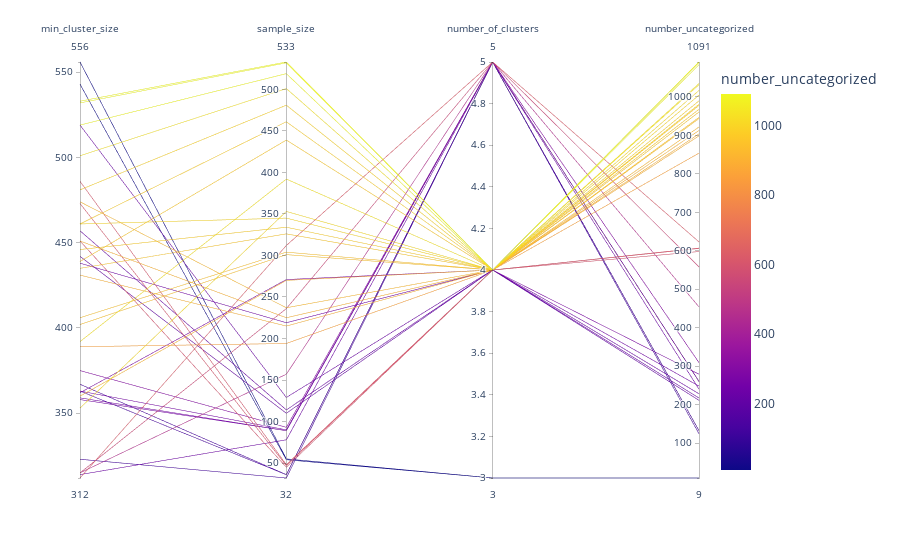

The cell this chart's notebook holds for it:
### Markdown cell above
TMT.visualizeSearch produces a plotly parallel coordinates graph. You can pass it TMT.ResultsDF to get a view of all the searches, or pass it the results from a particular search.

### Code cell
tmt.visualizeSearch(lastRunResultsDF).show()

### Figure 1 — Plotly figure (JSON) as saved in the notebook; plotly's stock layout.template omitted (floating-point values rounded to 4 significant figures)
{"data": [{"dimensions": [{"label": "min_cluster_size", "values": [451, 392, 446, 362, 315, 519, 457, 312, 473, 375, 543, 532, 486, 442, 474, 439, 451, 363, 315, 461, 353, 314, 406, 389, 461, 402, 323, 358, 533, 501, 435, 481, 438, 360, 359, 367, 556, 519, 363, 431]}, {"label": "sample_size", "values": [225, 392, 334, 271, 236, 519, 114, 312, 47, 93, 54, 532, 48, 110, 237, 439, 45, 90, 157, 461, 353, 78, 304, 194, 345, 301, 32, 89, 533, 501, 326, 481, 219, 270, 89, 36, 55, 129, 36, 215]}, {"label": "number_of_clusters", "values": [4, 4, 4, 4, 5, 4, 4, 5, 4, 5, 3, 4, 4, 4, 4, 4, 4, 5, 5, 4, 4, 5, 4, 4, 4, 4, 5, 5, 4, 4, 4, 4, 4, 4, 5, 5, 3, 4, 5, 4]}, {"label": "number_uncategorized", "values": [904, 1032, 981, 279, 558, 1084, 217, 623, 606, 309, 9, 1090, 607, 211, 922, 968, 598, 260, 454, 978, 1017, 240, 944, 854, 1005, 947, 124, 260, 1091, 1035, 961, 990, 248, 913, 260, 132, 9, 228, 132, 899]}], "domain": {"x": [0, 1], "y": [0, 1]}, "line": {"color": [904, 1032, 981, 279, 558, 1084, 217, 623, 606, 309, 9, 1090, 607, 211, 922, 968, 598, 260, 454, 978, 1017, 240, 944, 854, 1005, 947, 124, 260, 1091, 1035, 961, 990, 248, 913, 260, 132, 9, 228, 132, 899], "coloraxis": "coloraxis"}, "name": "", "type": "parcoords"}], "layout": {"autosize": true, "coloraxis": {"colorbar": {"title": {"text": "number_uncategorized"}}, "colorscale": [[0, "#0d0887"], [0.1111, "#46039f"], [0.2222, "#7201a8"], [0.3333, "#9c179e"], [0.4444, "#bd3786"], [0.5556, "#d8576b"], [0.6667, "#ed7953"], [0.7778, "#fb9f3a"], [0.8889, "#fdca26"], [1, "#f0f921"]]}, "legend": {"tracegroupgap": 0}, "margin": {"t": 60}}}
